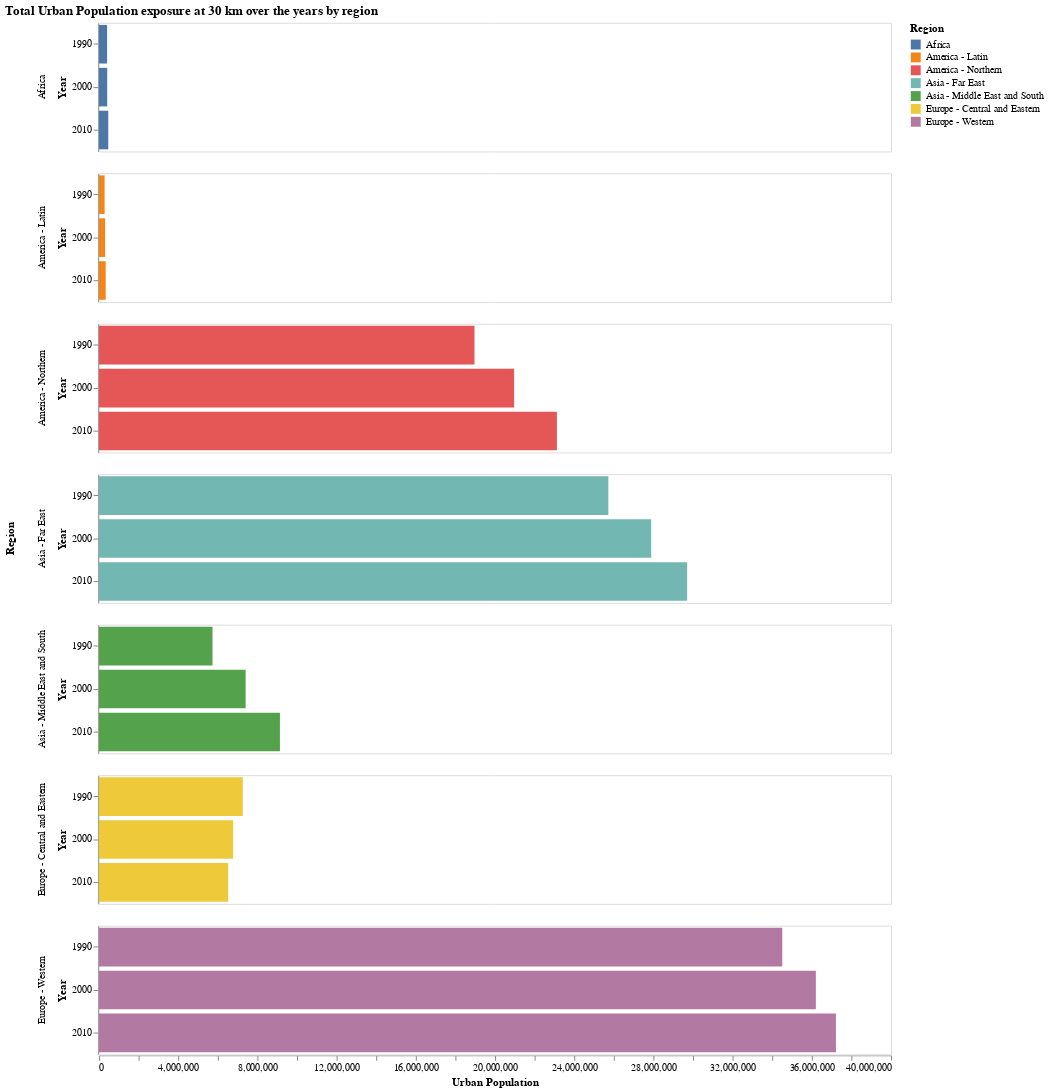

The notebook cell this image was saved under:
### Code cell
# Visualize Horizontal bar graph with Altair package
hbar = alt.Chart(source3).mark_bar().encode(
    x = alt.X('sum(Value):Q',title = "Urban Population"),
    y = alt.Y('Year:O'), 
    color='Region:N',
    row='Region:N'
).properties(
    width=800,
    height=130, title = "Total Urban Population exposure at 30 km over the years by region"
).configure_axis(grid = False,
    domainWidth = 0.8
)


hbar

### Figure 1 — Vega-Lite specification as saved in the notebook (floating-point values rounded to 4 significant figures)
{"config": {"view": {"continuousWidth": 400, "continuousHeight": 300}, "axis": {"domainWidth": 0.8, "grid": false}}, "data": {"name": "data-d5aabc61542c6d5eb898cb33722e651b"}, "mark": "bar", "encoding": {"color": {"type": "nominal", "field": "Region"}, "row": {"type": "nominal", "field": "Region"}, "x": {"type": "quantitative", "aggregate": "sum", "field": "Value", "title": "Urban Population"}, "y": {"type": "ordinal", "field": "Year"}}, "height": 130, "title": "Total Urban Population exposure at 30 km over the years by region", "width": 800, "$schema": "https://vega.github.io/schema/vega-lite/v4.8.1.json", "datasets": {"data-d5aabc61542c6d5eb898cb33722e651b": [{"Region": "Africa", "Value": 408300.0, "Year": "1990"}, {"Region": "America - Latin", "Value": 282300.0, "Year": "1990"}, {"Region": "America - Northern", "Value": 18960000.0, "Year": "1990"}, {"Region": "Asia - Far East", "Value": 25720000.0, "Year": "1990"}, {"Region": "Asia - Middle East and South", "Value": 5732000.0, "Year": "1990"}, {"Region": "Europe - Central and Eastern", "Value": 7262000.0, "Year": "1990"}, {"Region": "Europe - Western", "Value": 34510000.0, "Year": "1990"}, {"Region": "Africa", "Value": 414700.0, "Year": "2000"}, {"Region": "America - Latin", "Value": 307200.0, "Year": "2000"}, {"Region": "America - Northern", "Value": 20960000.0, "Year": "2000"}, {"Region": "Asia - Far East", "Value": 27890000.0, "Year": "2000"}, {"Region": "Asia - Middle East and South", "Value": 7406000.0, "Year": "2000"}, {"Region": "Europe - Central and Eastern", "Value": 6775000.0, "Year": "2000"}, {"Region": "Europe - Western", "Value": 36200000.0, "Year": "2000"}, {"Region": "Africa", "Value": 468400.0, "Year": "2010"}, {"Region": "America - Latin", "Value": 339200.0, "Year": "2010"}, {"Region": "America - Northern", "Value": 23130000.0, "Year": "2010"}, {"Region": "Asia - Far East", "Value": 29710000.0, "Year": "2010"}, {"Region": "Asia - Middle East and South", "Value": 9138000.0, "Year": "2010"}, {"Region": "Europe - Central and Eastern", "Value": 6523000.0, "Year": "2010"}, {"Region": "Europe - Western", "Value": 37220000.0, "Year": "2010"}]}}
